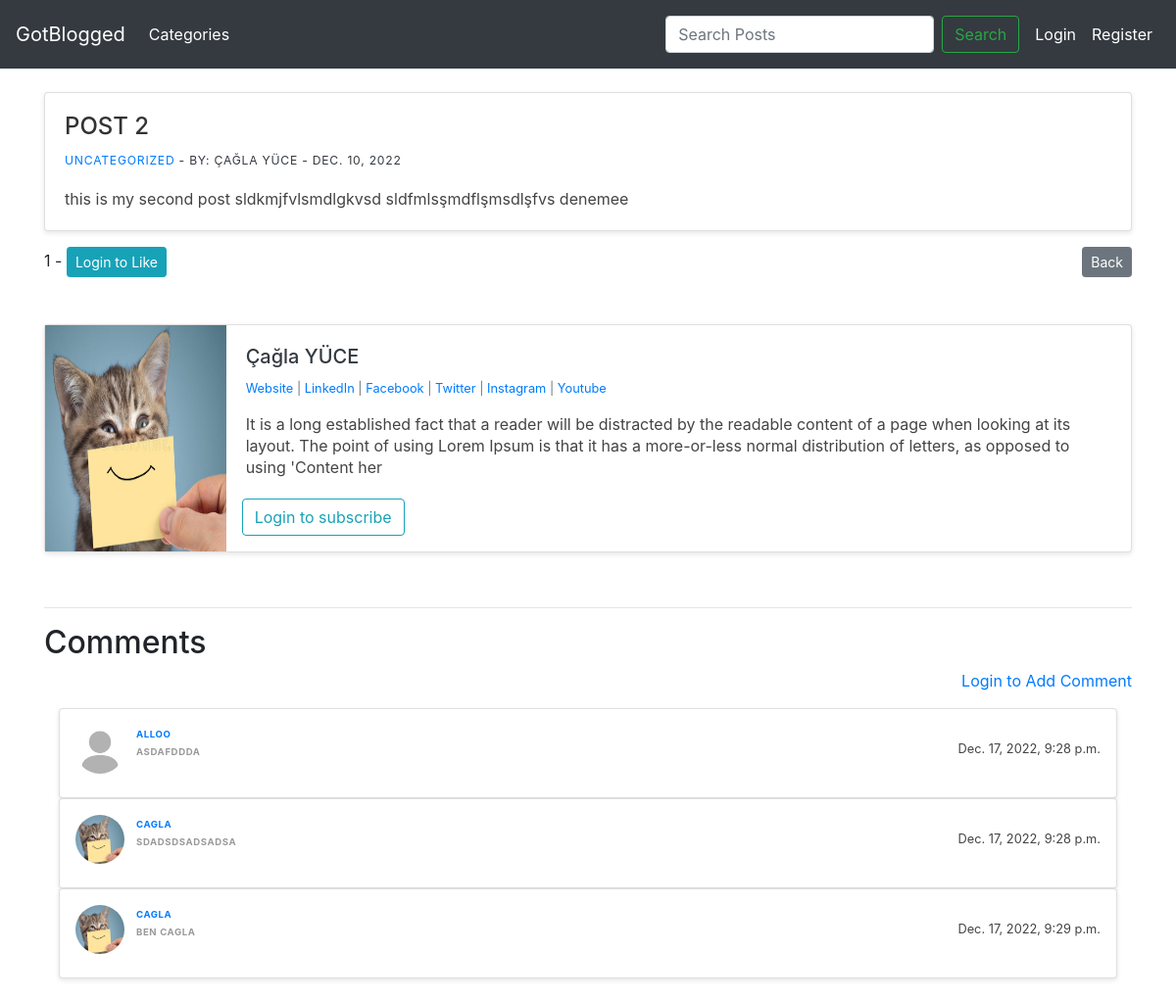
The app's page /article/2 with its own data.
### theblog/models.py (models this page shows, shortened)
class Post(models.Model):
    title = models.CharField(max_length=255)
    header_image = models.ImageField(null=True, blank=True, upload_to="images/")
    title_tag = models.CharField(max_length=255, default="GoTBlogged")
    author = models.ForeignKey(User, on_delete=models.CASCADE)
    body = RichTextField(blank=True, null=True)
    post_date = models.DateField(auto_now_add=True)
    category = models.CharField(max_length=255)
    snippet = models.TextField(max_length=255)
    likes = models.ManyToManyField(User, related_name="blog_post")
    def total_likes(self):
        return self.likes.count()

class Profile(models.Model):
    user = models.OneToOneField(User, null=True, on_delete=models.CASCADE)
    bio = models.TextField()
    profile_pic = models.ImageField(null=True, blank=True, upload_to="images/profile/")
    website_url = models.CharField(max_length=255, null=True, blank=True)
    linkedin_url = models.CharField(max_length=255, null=True, blank=True)
    facebook_url = models.CharField(max_length=255, null=True, blank=True)
    twitter_url = models.CharField(max_length=255, null=True, blank=True)
    instagram_url = models.CharField(max_length=255, null=True, blank=True)
    youtube_url = models.CharField(max_length=255, null=True, blank=True)
    subscriptions = models.ManyToManyField(User, related_name="blog_subscribed")

class Comment(models.Model):
    post = models.ForeignKey(Post, related_name = "comments", on_delete=models.CASCADE)
    user = models.ForeignKey(User, related_name = "comments_user", on_delete=models.CASCADE)
    body = models.TextField()
    date_added = models.DateTimeField(auto_now_add=True)

### theblog/views.py (the view, shortened to what this page needs)
# urls.py: path("article/<int:pk>", ArticleDetailView.as_view(), name ="article_detail"), #pk = primary key
class ArticleDetailView(DetailView):
    model = Post
    template_name = "article_details.html"
    def get_context_data(self, *args, **kwargs):
        context = super(ArticleDetailView, self).get_context_data(*args, **kwargs)
        post = get_object_or_404(Post, id=self.kwargs['pk'])
        total_likes = post.total_likes()
        liked = False
        if post.likes.filter(id=self.request.user.id).exists():
            liked = True
        context["total_likes"] = total_likes
        context["liked"] = liked
        return context
    @method_decorator(csrf_exempt)
    def dispatch(self, *args, **kwargs):
        return super(ArticleDetailView, self).dispatch(*args, **kwargs)

### theblog/templates/article_details.html (shortened to what this page needs)
{% extends 'base.html' %}
{% load static %}
{% block content %}
<div class="band">
    <div class="item-1 mb-3" style="width: 100%;">
        <div class="card">
          <article>
            <h1>{{ post.title }}</h1>
            <span class="mt-2" style="font-size: 95%;"><small class="text-dark"><a href = "{% url 'category' post.category|slugify %}">{{ post.category }}</a> - By: {{ post.author.first_name }} {{ post.author.last_name }} - {{ post.post_date }}
            </small></span>
            <div class="mt-3" style="font-size: 100%;text-align: justify;text-justify: inter-word;">{{ post.body|safe }}</div>
          </article>
        </div>
      </div>
    {% if user.is_authenticated %}
        <div class="half-container">
            <div class="row">
            <div class="col-sm ">
                <form id="like-form">
                    {% csrf_token %}
                    <span id="total-like">
                        {{ total_likes }}
                    </span> -
                    {% if liked %}
                        <button id="like-btn" type="submit" name="post_id" value="{{ post.id }}" class="btn btn-danger btn-sm">Unlike</button>
                    {% else %}
                        <button id="like-btn" type="submit" name="post_id" value="{{ post.id }}" class="btn btn-primary btn-sm">Like</button>
                    {% endif %}
                </form>
            </div>
            <div class="col-sm">
                <a href="{% url 'home' %}" class="btn btn-secondary btn-sm float-right ">Back</a>
            </div>
            </div>
        </div>
    {% else %}
        <div class="half-container">
            <div class="row">
            <div class="col-sm">
                <form action="{% url 'login' %}" method="POST">
                    {{ total_likes }} -
                        <button type="submit" name="post_id" value="{{ post.id }}" class="btn btn-info btn-sm">Login to Like</button>
                </form>
            </div>
            <div class="col-sm">
                <a href="{% url 'home' %}" class="btn btn-secondary btn-sm float-right">Back</a>
            </div>
            </div>
        </div>
    {% endif %}
    <br/><br/>
    <div class="card mb-3">
        <div class="row no-gutters">
          <div class="col-md-2">
            <a href="{% url 'profile_page' post.author.profile.id %}">
            {% if post.author.profile.profile_pic %}
                <img src="{{ post.author.profile.profile_pic.url }}" class="card-image" width=100% height=100%>
            {% else %}
                <img src="{% static 'theblog/images/default_profile_pic.jpg' %}" class="card-image" width=100% height=100%>
            {% endif %}
            </a>
          </div>
          <div class="col-md-10">
            <div class="card-body">
              <h5 class="card-title">
                <a href="{% url 'profile_page' post.author.profile.id %}" class="text-dark">{{ post.author.first_name }} {{ post.author.last_name }} </a>
              </h5>
              <p class="small text-muted">
                {% if post.author.profile.website_url %}
                    <a href = "{{ post.author.profile.website_url }}">Website</a>
                {% endif %}
                {% if post.author.profile.linkedin_url %}
                   | <a href = "{{ post.author.profile.linkedin_url }}">LinkedIn</a>
                {% endif %}
                {% if post.author.profile.facebook_url %}
                   | <a href = "{{ post.author.profile.facebook_url }}">Facebook</a>
                {% endif %}
                {% if post.author.profile.twitter_url %}
                   | <a href = "{{ post.author.profile.twitter_url }}">Twitter</a>
                {% endif %}
                {% if post.author.profile.instagram_url %}
                   | <a href = "{{ post.author.profile.instagram_url }}">Instagram</a>
                {% endif %}
                {% if post.author.profile.youtube_url %}
                   | <a href = "{{ post.author.profile.youtube_url }}">Youtube</a>
                {% endif %}
                </p>
              <p class="card-text">{{ post.author.profile.bio }}</p>
            </div>
            {% if user.is_authenticated%}
                {% if user.profile %}
                    {% if user.id != post.author.id %}
                        {% if not subscribed %}
                            <form method="POST" class="ml-3 mb-3" action="{% url 'subscribe_to_user' pk=post.author.id %}">
                            {% csrf_token %}
                            <button class="btn btn-outline-primary my-2 my-sm-0" type="submit">Subscibe</button>
                            </form>
                        {% else %}
                        <form method="POST" class="ml-3 mb-3" action="{% url 'subscribe_to_user' pk=post.author.id %}">
                            {% csrf_token %}
                            <button class="btn btn-outline-danger my-2 my-sm-0" type="submit">Unsubscibe</button>
                        </form>
                        {% endif %}
                    {% endif %}
                {% else %}
                    <form method="POST" class="ml-3 mb-3" action="{% url 'create_profile_page' %}">
                    {% csrf_token %}
                    <button class="btn btn-outline-info my-2 my-sm-0" type="submit">Create Profile to subscribe</button>
                  </form>
                {% endif %}
            {% else %}
                <form method="POST" class="ml-3 mb-3" action="{% url 'login' %}">
                  <button class="btn btn-outline-info my-2 my-sm-0" type="submit">Login to subscribe</button>
                </form>
            {% endif %}
          </div>
        </div>
      </div>
      <br/><hr>
      <div class="container">
        <div class="row">
            <h2>Comments</h2>
        </div>
        <div class="row justify-content-end">
            {% if user.is_authenticated %}
                {% if user.profile %}
                    <a href = "{% url 'add_comment' post.pk %}" class="float-right text-primary">Add Comment</a>
                {% else %}
                    <a href = "{% url 'create_profile_page' %}" class="float-right text-primary">Create Profile to Add Comment</a>
                {% endif %}
            {% else %}
                <a href = "{% url 'login' %}" class="float-right text-primary">Login to Add Comment</a>
            {% endif %}
        </div>
      </div>
      <div class="container mt-2" style="margin-bottom: 30px;">
        {% if not post.comments.all %}
            <div class="row  d-flex justify-content-center">
                <div class="col" style="height: 100%;">
                    <div class="card p-3 mb-5 justify-content-between align-items-center" style="height: 100%;">
                        <div style="line-height: 100%;">
                            No comments yet!
                        </div>
                    </div>
                </div>
            </div>
        {% else %}
            {% for comment in post.comments.all %}
                <div class="row  d-flex justify-content-center">
                    <div class="col">
                        <div class="card p-3 mt-2">
                            <div class="d-flex justify-content-between align-items-center">
                                <div class="user d-flex flex-row" style="min-height: 50px;">
                                    {% if comment.user.profile.profile_pic %}
                                        <img src="{{ comment.user.profile.profile_pic.url }}" class="user-img rounded-circle mr-2" style="max-width: 50px;">
                                    {% else %}
                                        <img src="{% static 'theblog/images/default_profile_pic.jpg' %}" class="user-img rounded-circle mr-2" style="max-width: 50px;">
                                    {% endif %}
                                    <span class="ml-1" style="margin-top: 0px;"><small class="font-weight-bold text-primary"> <a href="{% url 'profile_page' comment.user.profile.id %}" >{{ comment.user.username }} </a></small> <br/>
                                        <small class="font-weight-bold"> {{ comment.body}} </small>
                                    </span>
                                </div>
                                <small>{{ comment.date_added }}</small>
                            </div>
                        </div>
                    </div>
                </div>
            {% endfor %}
        {% endif %}
    </div>
</div>
{% endblock %}

### static/theblog/css/base.css (style rules this page uses)
.band { width: 100%; max-width: 1240px; margin: 0 auto; display:block; grid-template-columns: 1fr; grid-template-rows: auto; grid-gap: 20px; }
@media (min-width: 30em) { .band { grid-template-columns: 1fr 1fr; } }
@media (min-width: 60em) { .band { grid-template-columns: repeat(4, 1fr); } }
.card { background: white; text-decoration: none; color: #444; box-shadow: 0 2px 5px rgba(0, 0, 0, 0.1); display: flex; flex-direction: column; min-height: 100%; position: relative; top: 0; transition: all 0.1s ease-in; }
.card article { padding: 20px; flex: 1; display: flex; flex-direction: column; justify-content: space-between; }
.card h1 { font-size: 20px; margin: 0; color: #333; }
.card p { flex: 1; line-height: 1.4; }
.card span { font-size: 12px; font-weight: bold; color: #999; text-transform:uppercase; letter-spacing: 0.05em; margin: 2em 0 0 0; text-align: justify; text-justify: inter-word; }
@media (min-width: 60em) { .item-1 { grid-column: 1 / span 2; } }
@media (min-width: 60em) { .item-1 h1 { font-size: 24px; } }

### records on screen
Post: title "POST 2", category "UNCATEGORIZED", author.first_name "ÇAĞLA", author.last_name "YÜCE", post_date "DEC. 10, 2022", body "this is my second post sldkmjfvlsmdlgkvsd sldfmlsşmdflşmsdlşfvs denemee", author.profile.profile_pic (picture), author.first_name "Çağla", author.profile.bio "It is a long established fact that a reader will be distracted by the readable content of a page when looking at its layout. The point of using Lorem Ipsum is that it has a more-or-less normal distribution of letters, as opposed to using 'Content her"
Comment: user.username "ALLOO", body "ASDAFDDDA", date_added "Dec. 17, 2022, 9:28 p.m."
Comment: user.profile.profile_pic (picture), user.username "CAGLA", body "SDADSDSADSADSA", date_added "Dec. 17, 2022, 9:28 p.m."
Comment: user.profile.profile_pic (picture), user.username "CAGLA", body "BEN CAGLA", date_added "Dec. 17, 2022, 9:29 p.m."

### other values on screen
{{ total_likes }} "1"
